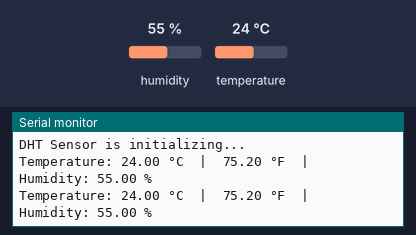
Simulated run of this sketch. Board: Arduino Uno, built with avr-gcc and run on an emulated ATmega328P. Parts: the last lines printed to the serial monitor. The inputs (shaded band) are chosen by the test bench; at power-on: humidity 55 %, temperature 24 °C.

Above: at 4.8 s.
4.9 s: humidity set to 22 %
At 7.4 s:
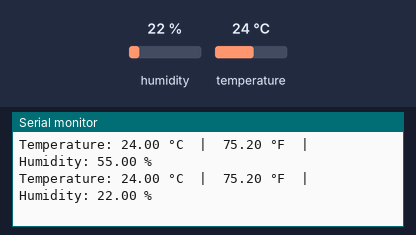
7.9 s: temperature set to 12 °C
At 8.6 s:
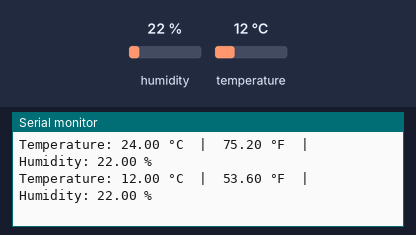
10.9 s: humidity set to 40 %
At 13.5 s:
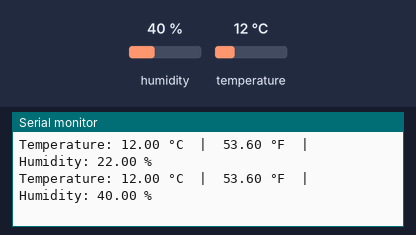
Timing chart, 0 to 15.0 s (numbered marks = the images above; inputs shaded):
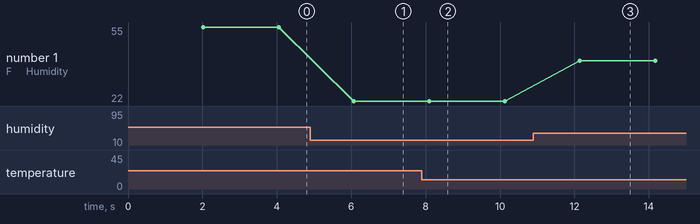

The sketch:

dht_sensor.ino
```cpp
#include "DHT.h"

#define DHTTYPE DHT11

const int DHTPin = 15;

DHT dht(DHTPin, DHTTYPE);

void setup() {
  Serial.begin(9600);
  dht.begin();
  Serial.println("DHT Sensor is initializing...");
}

void loop() {
  delay(2000);

  float tempC = dht.readTemperature();
  float humidity = dht.readHumidity();

  if (isnan(tempC) || isnan(humidity)) {
    Serial.println("Failed to read from DHT sensor!");
    return;
  }

  float tempF = dht.readTemperature(true);

  Serial.print("Temperature: ");
  Serial.print(tempC);
  Serial.print(" °C  |  ");
  Serial.print(tempF);
  Serial.print(" °F  |  ");
  Serial.print("Humidity: ");
  Serial.print(humidity);
  Serial.println(" %");
}
```

Measured:
- after the input at 4.9 s, the serial monitor: prints a new line after 1.2 s (image 1)
- after the input at 7.9 s, the serial monitor: prints a new line after 0.20 s (image 2)
- after the input at 10.9 s, the serial monitor: prints a new line after 1.2 s (image 3)
- plotted number 1: 55 → 22 after the input at 4.9 s, 22 → 40 after the input at 10.9 s
